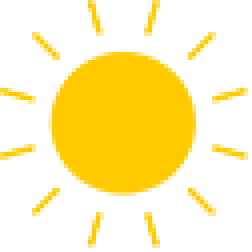
#> input picture data/new_ico/00晴.png, 63 x 63 px (shown 4 times larger)
$ python png_to_array.py '../data/new_ico/00晴.png' out.png out.png '../data/new_ico/01多云.png'   (older library calls are emulated)
#> lines starting #> are read from the running program, lines starting #| are printed output that depends on the picture
import sys
from PIL import Image

def rgb888_to_rgb565(r, g, b, a, alpha_threshold=128):
    if a < alpha_threshold:
        return 0x0000

    r5 = (r >> 3) & 0x1F
    g6 = (g >> 2) & 0x3F
    b5 = (b >> 3) & 0x1F

    # 标准RGB565位序
    rgb565 = (r5 << 11) | (g6 << 5) | b5
    # 强制反转字节（适配硬件）
    rgb565 = ((rgb565 & 0x00FF) << 8) | ((rgb565 & 0xFF00) >> 8)

    return rgb565

def png_to_rgb565_c_array(png_path, output_h, output_c, array_name,
                          target_size=(32, 32),
                          alpha_threshold=128):
    """
    最终版：适配硬件解析逻辑的RGB565转换
    """
#> called with png_path = '../data/new_ico/00晴.png', output_h = 'out.png', output_c = 'out.png', array_name = '../data/new_ico/01多云.png', target_size = (48, 48), alpha_threshold = 128
    # 1. 读取图片（强制保留RGBA通道）
    try:
        img = Image.open(png_path).convert('RGBA')
#> img is the input picture: PIL image 63x63 RGBA; mean R, G, B, A 255, 204.6, 8, 74.5
        # 缩放（兼容新旧Pillow）
        try:
            img = img.resize(target_size, Image.Resampling.LANCZOS)
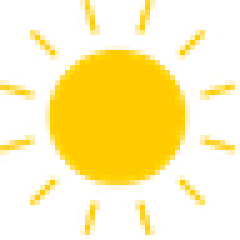
#> img: PIL image 48x48 RGBA (shown 5 times larger); mean R, G, B, A 126.7, 101.4, 0, 75.4; transparent parts drawn white
        except AttributeError:
            img = img.resize(target_size, Image.ANTIALIAS)
        width, height = img.size
#> width = 48; height = 48
        assert (width, height) == target_size, f"尺寸错误：{width}×{height}（预期{target_size}）"
    except Exception as e:
        print(f"图片处理失败：{e}")
        sys.exit(1)

    # 2. 转换像素（直接适配硬件位序）
    pixels = img.load()
    rgb565_data = []
    for y in range(height):
        for x in range(width):
            r, g, b, a = pixels[x, y]
            rgb565 = rgb888_to_rgb565(r, g, b, a, alpha_threshold)
            rgb565_data.append(rgb565)

    # 3. 生成.h文件
    with open(output_h, 'w', encoding='utf-8') as f:
        f.write(f"#ifndef {array_name.upper()}_H\n")
        f.write(f"#define {array_name.upper()}_H\n\n")
        f.write("#include <stdint.h>\n\n")
        f.write(f"// {width}×{height} RGB565数组（透明色=0x0000，适配硬件位序）\n")
        f.write(f"extern const uint16_t {array_name}[];\n")
        f.write(f"extern const uint32_t {array_name}_len;\n")
        f.write(f"#define {array_name}_W {width}\n")
        f.write(f"#define {array_name}_H {height}\n")
        f.write(f"#define {array_name}_TRANSPARENT 0x0000\n\n")
        f.write(f"#endif // {array_name.upper()}_H\n")

    # 4. 生成.c文件（无多余逗号）
    with open(output_c, 'w', encoding='utf-8') as f:
        h_filename = output_h.split('\\')[-1] if '\\' in output_h else output_h.split('/')[-1]
        f.write(f"#include \"{h_filename}\"\n\n")
        f.write(f"const uint16_t {array_name}[] = {{\n")

        total = len(rgb565_data)
        for i in range(0, total, 16):
            end = min(i+16, total)
            line_data = rgb565_data[i:end]
            hex_line = ', '.join([f"0x{val:04X}" for val in line_data])
            f.write(f"    {hex_line}{'' if end==total else ','}\n")

        f.write(f"}};\n\n")
        f.write(f"const uint32_t {array_name}_len = sizeof({array_name}) / sizeof(uint16_t);\n")

    # 输出信息
    print(f"✅ 转换完成！")
    print(f"- 尺寸：{width}×{height}")
#| - 尺寸：48×48
    print(f"- 透明阈值：Alpha < {alpha_threshold} → 0x0000")
    print(f"- 输出：{output_h}, {output_c}")

if __name__ == "__main__":
    if len(sys.argv) != 5:
        print("用法：python png2rgb565.py 输入.png 输出.h 输出.c 数组名")
        sys.exit(1)

    png_to_rgb565_c_array(
        png_path=sys.argv[1],
        output_h=sys.argv[2],
        output_c=sys.argv[3],
        array_name=sys.argv[4],
        target_size=(48, 48)
    )

$ run again, on data/new_ico/03阵雨.png
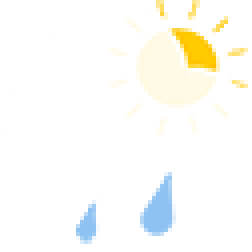
#> input picture data/new_ico/03阵雨.png, 63 x 63 px (shown 4 times larger)
#> in png_to_rgb565_c_array, img is the input picture: PIL image 63x63 RGBA; mean R, G, B, A 232.1, 239.2, 236, 114.2
#> in png_to_rgb565_c_array, `img = img.resize(target_size, Image.Resampling.LANCZOS)`:
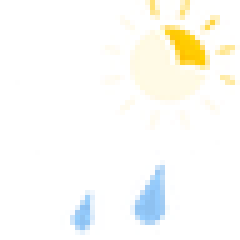
#> img: PIL image 48x48 RGBA (shown 5 times larger); mean R, G, B, A 150.3, 150.2, 141.8, 114.7; transparent parts drawn white
#| - 尺寸：48×48

$ run again, on data/new_ico/04雷阵雨.png
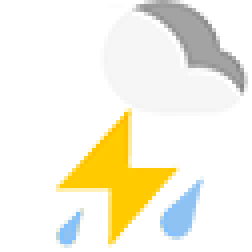
#> input picture data/new_ico/04雷阵雨.png, 63 x 63 px (shown 4 times larger)
#> in png_to_rgb565_c_array, img is the input picture: PIL image 63x63 RGBA; mean R, G, B, A 231.8, 228.6, 196.3, 139.4
#> in png_to_rgb565_c_array, `img = img.resize(target_size, Image.Resampling.LANCZOS)`:
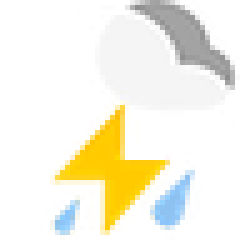
#> img: PIL image 48x48 RGBA (shown 5 times larger); mean R, G, B, A 165, 161.8, 139.8, 139.7; transparent parts drawn white
#| - 尺寸：48×48
